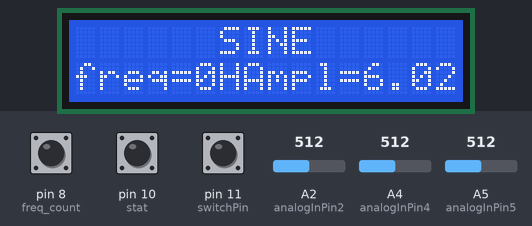
This sketch was run on a simulated Arduino Uno, built with avr-gcc and run on an emulated ATmega328P. Parts: 16×2 character LCD. The test bench sets the inputs (shaded band); at power-on: pin 11 (switchPin) LOW, A2 (analogInPin2) = 512, pin 8 (freq_count) HIGH, pin 10 (stat) HIGH, A4 (analogInPin4) = 512, A5 (analogInPin5) = 512.

Above: at 2.6 s.
2.7 s: pin 11 (switchPin) pulled HIGH for 1 s
At 4.5 s:
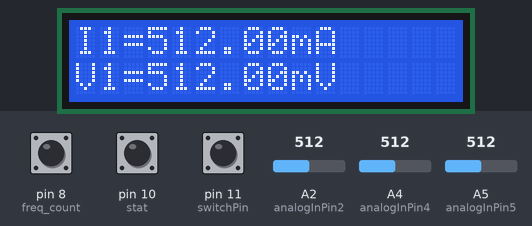
5.2 s: A2 (analogInPin2) set to 618
At 6.8 s:
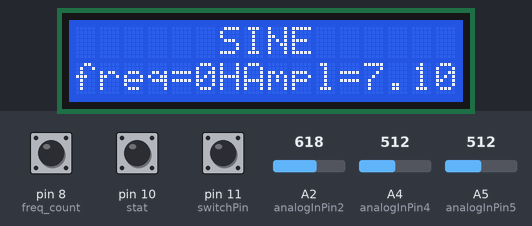
7.5 s: A2 (analogInPin2) set to 716
At 8.3 s:
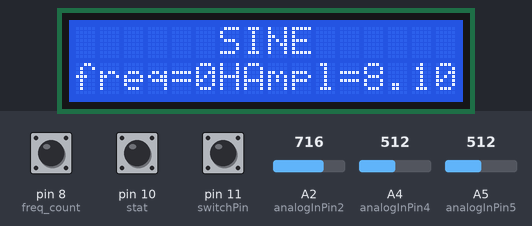
9.5 s: A2 (analogInPin2) set to 900
At 11.0 s:
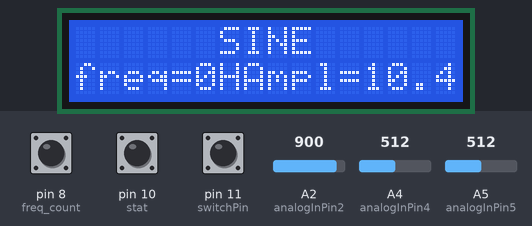
11.5 s: pin 11 (switchPin) pulled HIGH for 3.2 s
At 12.6 s:
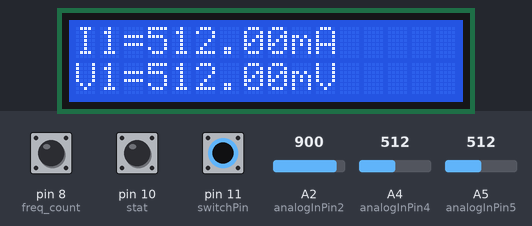
Timing chart, 0 to 14.5 s (numbered marks = the images above; inputs shaded):
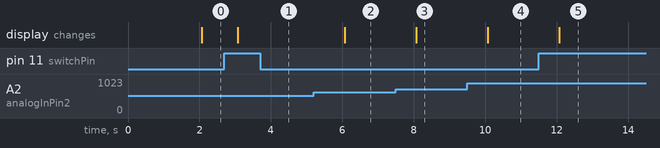

Measured:
- after the input at 2.7 s, the display: changes after 0.37 s (image 1)
- after the input at 5.2 s, the display: changes after 0.87 s (image 2)
- after the input at 7.5 s, the display: changes after 0.57 s (image 3)
- after the input at 9.5 s, the display: changes after 0.57 s (image 4)
- after the input at 11.5 s, the display: changes after 0.57 s (image 5)

The sketch:

lcdtri5.ino
```cpp
#include <TimerOne.h>
#include <math.h>
#include <LiquidCrystal.h>

LiquidCrystal lcd(2,3,4,5,6,7);

const int switchPin = 11;//the switch connect to pin 12
int switchState = 0;
const int analogInPin2 = A2;
const int analogInPin3 = A3;
const int analogInPin4 = A4;
const int analogInPin5 = A5;

const int freq_count =8;
const int stat=10;

float sensorValue = 0, SensorValue = 0,sensorValue1 = 0;
float outputValue = 0,finalValue=0,sum=0,finalValue1=0,finalValue2=0,finalValue3=0,midValue=0,mid2Value=0,var=0,var1=0,var2=0; // value read from the pot
float a,y=0;
int i,cf,count;

void setup() {
  lcd.begin(16, 2);
  lcd.setCursor(0, 0);
  lcd.print("  ADVANCE TECH");
  delay(1000);
  Timer1.initialize(1000000);
  pinMode(switchPin, INPUT);
  Timer1.attachInterrupt(time_control);
}

void time_control(void)
{
  if(digitalRead(switchPin)==HIGH)
  {
  lcd.clear();
  lcd.setCursor(0, 0);
  lcd.print("I1=");
  lcd.print(sensorValue);
  lcd.print("mA");
  lcd.setCursor(0, 1);
  lcd.print("V1=");
  lcd.print(sensorValue1);
  lcd.print("mV");
  }

  else
  {
  if(y!=a)
{
  if(count==0)
  {
  lcd.clear();
  lcd.setCursor(6, 0);
  lcd.print("SINE");
  }
   else if(count==1)
  {
  lcd.clear();
  lcd.setCursor(6, 0);
  lcd.print("TRIANGLE");
  }
   else if(count==2)
  {
  lcd.clear();
  lcd.setCursor(6, 0);
  lcd.print("SQUARE");
  }
  lcd.setCursor(0, 1);
  lcd.print("freq=");
  lcd.print(cf);
  lcd.print("Hz");
  lcd.setCursor(7, 1);
  lcd.print("Ampl=");
  lcd.print(a);
  lcd.print("V");
  cf=0;
  y=a;
}
else
{
  delay(100);
}
  }
}

void loop() {

  noInterrupts();
  interrupts();

  switchState = digitalRead(switchPin);
  if (switchState == HIGH ) //if it is,the state is HIGH
  {
     sensorValue = analogRead(analogInPin4);
    outputValue = 0.244*sensorValue; //w.r.t 10ohm
    midValue=0.945*midValue+0.0549*outputValue;
    finalValue=0.945*finalValue+0.0549*midValue;
    var = round(finalValue);

    sensorValue1 = analogRead(analogInPin5);
    outputValue =sensorValue1*0.122*32.076 ; //w.r.t 10k
    mid2Value=0.945*mid2Value+0.0549*outputValue;
    finalValue2=0.945*finalValue2+0.0549*mid2Value;
    var2 = round(finalValue2);
}
  else
  {
     if(digitalRead(stat)==LOW)
{
  count++;
  if(count>=3)
  {
    count=0;
  }
}
  ///////////////////////////////sine////////////////////////////////
  if(count==0)
    {
      SensorValue=analogRead(analogInPin2);// read analog values from pin A0 across capacitor
      if(SensorValue>=0&& SensorValue<42)
        {
          a=SensorValue*0.02381;
        }
      else if(SensorValue>=42 && SensorValue<128)
        {
          a=SensorValue*0.011628 +0.511628;
        }
     else if(SensorValue>=128 && SensorValue<228)
        {
          a=SensorValue*0.01 +0.72;
        }
     else if(SensorValue>=228 && SensorValue<320)
        {
          a=SensorValue*0.01087 +0.521739;
        }
     else if(SensorValue>=320 && SensorValue<418)
        {
          a=SensorValue*0.010204 +0.734694;
        }
    else if(SensorValue>=418 && SensorValue<510)
        {
          a=SensorValue*0.01087+0.456522;
        }
    else if(SensorValue>=510 && SensorValue<608)
        {
          a=SensorValue*0.010204 +0.795918;
        }
    else if(SensorValue>=608 && SensorValue<708)
        {
          a=SensorValue*0.01+0.92;
        }
    else if(SensorValue>=708 && SensorValue<790)
        {
          a=SensorValue*0.012195-0.63415;
        }
    else if(SensorValue>=790 && SensorValue<880)
        {
          a=SensorValue*0.011111+0.222222;
        }
   else if(SensorValue>=880 && SensorValue<930)
        {
          a=SensorValue*0.02-7.6;
        }
   else if(SensorValue>=930 && SensorValue<1000)
        {
          a=SensorValue*0.014286-2.28571;
        }
   else if(SensorValue>=1000)
        {
           a=SensorValue*0.043478-31.4783;
        }
   else
        {
           a=SensorValue*0.01290322;
        }
  }

   ///////////////////////////////triangle////////////////////////////////
  else if(count==1)
  {
    SensorValue=analogRead(analogInPin2);
  }
   ///////////////////////////////square////////////////////////////////
else if(count==2)
  {
    SensorValue=analogRead(analogInPin3);
  }
  }
  if(digitalRead(freq_count)==LOW)
  {
    cf++;
  }
}
```
